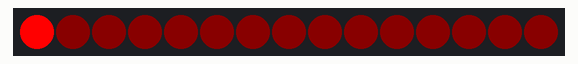
Recording of a program running on a simulated MicroPython board. Shown: 15 RGB LEDs in strip order, left to right. Dim RGB values are drawn brighter than linear.

Above: at 1.15 s.
At 5.95 s:
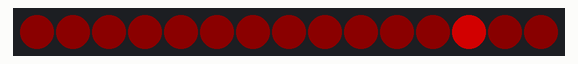
At 10.46 s:
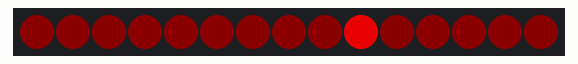
At 20.38 s:
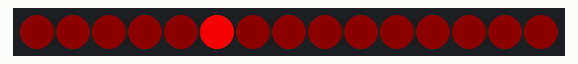
At 29.69 s:
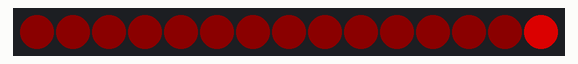
At 39.61 s:
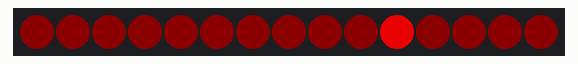

The program:

blink_each_all_on.py
```python
# Imports
from machine import Pin
from neopixel import NeoPixel
import time

# LED details
GPIOnumber = 2
LEDcount = 15

# Define the strand pin number and number of LEDs from variables
strand = NeoPixel(Pin(GPIOnumber), LEDcount)

# LED index list
ledindex = [0,1,2,3,4,5,6,7,8,9,10,11,12,13,14]

# Start the strand red at low intensity
strand.fill((10,0,0))
strand.write()
time.sleep(1)

while True:

    # Iterate over each LED
    for led in ledindex:

        # Fade in/out each iterated LED
        for i in range(255,10,-1):

            strand[led] = (i,0,0) # Use i value for the R in RGB
            strand.write()
            time.sleep(0.001) # Fast delay
```
